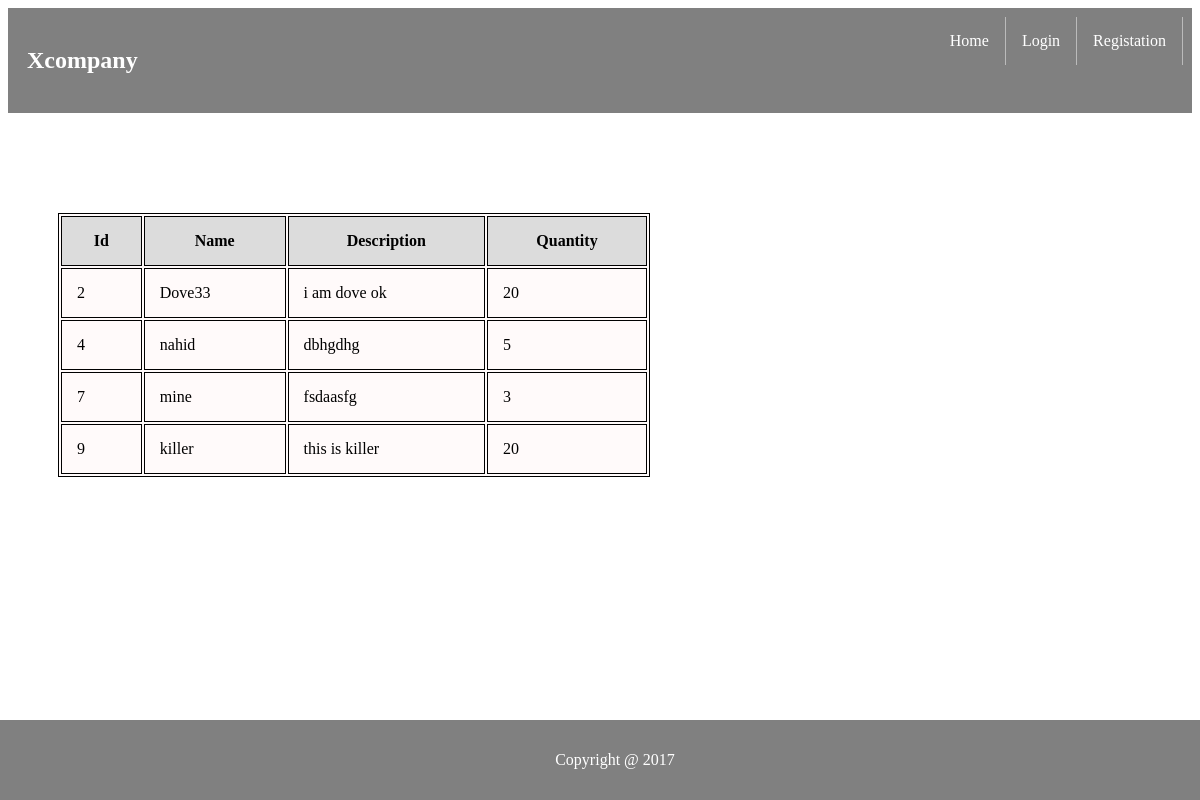
Screenshot of /cvk/table.php with the database file from the repository.
### tables this page shows
CREATE TABLE `products` (
  `id` int(11) NOT NULL,
  `name` varchar(40) NOT NULL,
  `description` varchar(500) NOT NULL,
  `quantity` int(100) NOT NULL
);

### cvk/table.php (the view, shortened to what this page needs)
<!DOCTYPE html>
<html>
<head>
</head>
<body>
<ul>
	<li style="float: left;color:white;margin: 10px;border-right: none;"><h2>Xcompany</h2></li>
	  <li><a href="registation.php" style="border-right: none;">Registation</a></li>
	<li><a href="login.php">Login</a></li>
  <li><a href="home.php">Home</a></li>
</ul>
<?php
$servername = "localhost";
$username = "root";
$password = "";
$dbname = "mydb";
$conn = new mysqli($servername, $username, $password,$dbname);
$sql = "select * from products";
$result = $conn->query($sql);
if ($result->num_rows > 0) {
?>
<table >
  <tr>
    <th>Id</th>
    <th>Name</th>
    <th>Description</th>
    <th>Quantity</th>
  </tr>
  <?php
    while($row = $result->fetch_assoc()) {
   ?>
  <tr>
    <td><?php echo $row['id']; ?></td>
    <td><?php echo $row['name']; ?></td>
    <td><?php echo $row['description']; ?></td>
    <td><?php echo $row['quantity']; ?></td>
  </tr>
  <?php } ?>
</table>
<?php }
else{
  echo "no data found";
}
?>
<div class="footer">
<p> Copyright @ 2017</p>
</div>
</body>
</html>

### cvk/table.php (style rules this page uses)
table, th, td { border: 1px solid black; background-color: #FFFAFA ; }
th, td { padding: 15px; }
th { background-color: #DCDCDC; color: black; }
table { width: 50%; margin-top: 100px; margin-left: 50px; }
ul { list-style-type: none; margin: 0; padding: 9px; overflow: hidden; background-color: gray; }
li { float:right; border-right:1px solid #bbb; }
li a { display: block; color: white; text-align: center; padding: 15px 16px; text-decoration: none; }
.footer { position: fixed; padding: 15px; left: 0; bottom: 0; width: 100%; background-color: gray; color: white; text-align: center; }

### rows the page displays
products: id "2", name "Dove33", description "i am dove ok", quantity "20"
products: id "4", name "nahid", description "dbhgdhg", quantity "5"
products: id "7", name "mine", description "fsdaasfg", quantity "3"
products: id "9", name "killer", description "this is killer", quantity "20"
